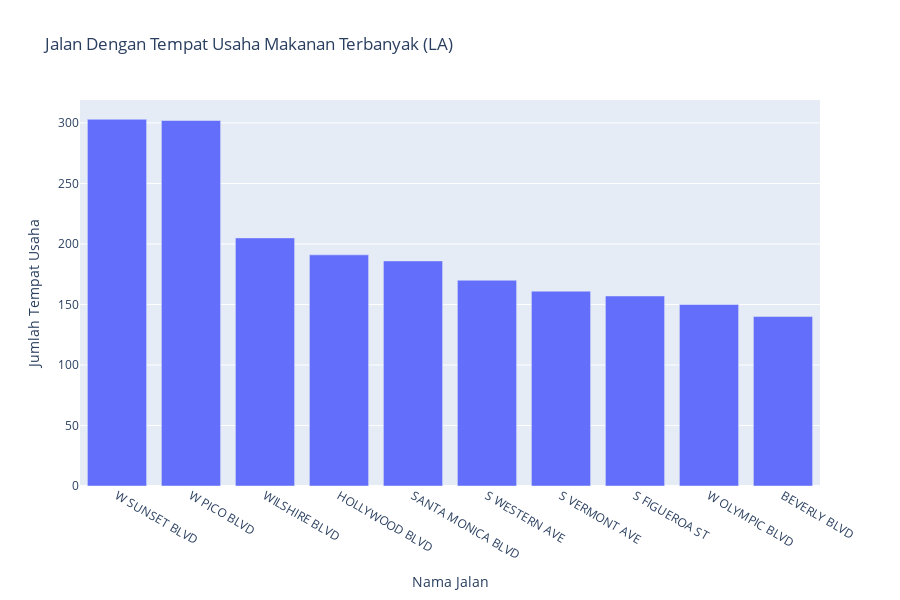

Notebook cell for this chart:
### Code cell
# menampilkan grafik jalan dengan tempat usaha makanan terbanyak
fig = px.bar(
    st_rest[:10], 
    x='st_name',
    y='id', 
    title='Jalan Dengan Tempat Usaha Makanan Terbanyak (LA)', 
    labels={'st_name':'Nama Jalan', 'id':'Jumlah Tempat Usaha'},
    height=600,
)
fig.update_layout(showlegend=False)
fig.show()

### Figure 1 — Plotly figure (JSON) as saved in the notebook; plotly's stock layout.template omitted (floating-point values rounded to 4 significant figures)
{"data": [{"alignmentgroup": "True", "hovertemplate": "Nama Jalan=%{x}<br>Jumlah Tempat Usaha=%{y}<extra></extra>", "legendgroup": "", "marker": {"color": "#636efa", "pattern": {"shape": ""}}, "name": "", "offsetgroup": "", "orientation": "v", "showlegend": false, "textposition": "auto", "type": "bar", "x": ["W SUNSET BLVD", "W PICO BLVD", "WILSHIRE BLVD", "HOLLYWOOD BLVD", "SANTA MONICA BLVD", "S WESTERN AVE", "S VERMONT AVE", "S FIGUEROA ST", "W OLYMPIC BLVD", "BEVERLY BLVD"], "xaxis": "x", "y": [303, 302, 205, 191, 186, 170, 161, 157, 150, 140], "yaxis": "y"}], "layout": {"barmode": "relative", "height": 600, "legend": {"tracegroupgap": 0}, "showlegend": false, "title": {"text": "Jalan Dengan Tempat Usaha Makanan Terbanyak (LA)"}, "xaxis": {"anchor": "y", "domain": [0, 1], "title": {"text": "Nama Jalan"}}, "yaxis": {"anchor": "x", "domain": [0, 1], "title": {"text": "Jumlah Tempat Usaha"}}}}
